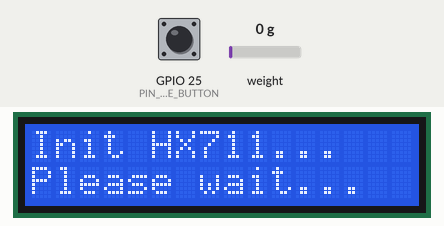
This sketch was run on a simulated ESP32. Parts: 16×2 character LCD. The test bench sets the inputs (shaded band); at power-on: weight on the scale 0 g, GPIO 25 (PIN_TARE_BUTTON) HIGH. EEPROM starts erased; what the sketch prints to the serial monitor is not drawn.

Above: at 2.2 s.
At 7.3 s:
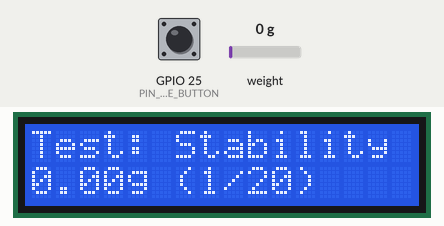
7.4 s: weight on the scale set to 100 g
At 8.1 s:
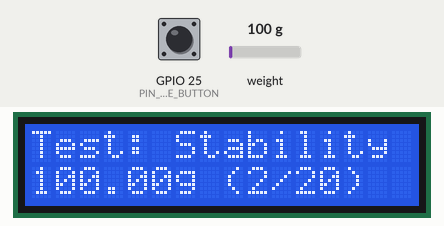
9.7 s: weight on the scale set to 1250 g
At 10.2 s:
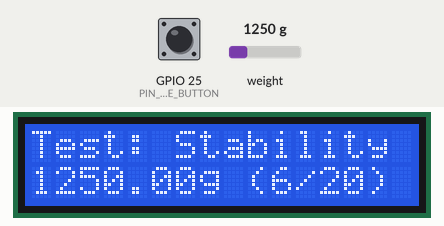
11.8 s: weight on the scale set to 2500 g
At 18.3 s:
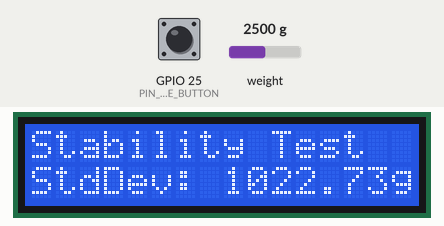
Timing chart, 0 to 19.8 s (numbered marks = the images above; inputs shaded):
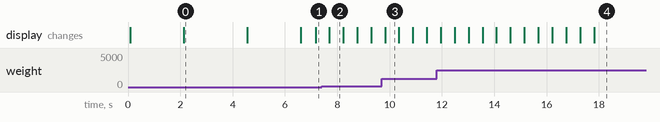

Measured:
- what the display in image 0 shows lasts 2.5 s, from 2.1 s to 4.6 s
- what the display in image 2 shows lasts 0.5 s, from 7.7 s to 8.2 s

The sketch:

hx711-test.ino
```cpp
//ESP32 HX711 Load Cell Test with LCD Display
//Comprehensive testing of HX711 module with calibration and error control

#include <HX711_ADC.h>
#include <Wire.h>
#include <LiquidCrystal_I2C.h>
#include <EEPROM.h>

// Pin definitions (from your existing code)
#define PIN_HX711_DOUT  23
#define PIN_HX711_SCK   22
#define PIN_I2C_SDA     18
#define PIN_I2C_SCL     19
#define PIN_TARE_BUTTON 25

// EEPROM address for calibration factor
#define EEPROM_CAL_ADDR 0
#define EEPROM_SIZE 512

// Hardware objects
HX711_ADC LoadCell(PIN_HX711_DOUT, PIN_HX711_SCK);
LiquidCrystal_I2C lcd(0x27, 16, 2);

// Load cell variables
float calibrationFactor = 360.0f; // Default calibration factor
float currentWeight = 0.0f;
float maxWeight = 0.0f;
float minWeight = 0.0f;
bool loadCellReady = false;
bool tareInProgress = false;

// Display modes
enum DisplayMode {
  MODE_WEIGHT,
  MODE_RAW_VALUE,
  MODE_CALIBRATION,
  MODE_STATISTICS,
  MODE_DIAGNOSTICS
};

DisplayMode currentMode = MODE_WEIGHT;
unsigned long lastModeSwitch = 0;
const unsigned long MODE_SWITCH_INTERVAL = 3000; // Switch every 3 seconds

// Error tracking
enum HX711Error {
  HX711_OK = 0,
  HX711_NOT_READY,
  HX711_TIMEOUT,
  HX711_CALIBRATION_ERROR,
  HX711_COMMUNICATION_ERROR,
  HX711_UNSTABLE_READING
};

struct HX711Status {
  bool initialized;
  bool ready;
  float lastReading;
  unsigned long lastReadTime;
  HX711Error lastError;
  String errorMessage;
  int consecutiveErrors;
};

HX711Status hx711Status;

// Statistics
struct WeightStats {
  float totalReadings;
  int readingCount;
  float averageWeight;
  float variance;
  unsigned long startTime;
};

WeightStats stats;

// LCD update control
String lastLine0 = "";
String lastLine1 = "";
unsigned long lastLCDUpdate = 0;
const unsigned long LCD_UPDATE_INTERVAL = 200; // Update LCD 5 times per second

void setup() {
  Serial.begin(115200);
  Serial.println("\n=== ESP32 HX711 Load Cell Test ===");

  // Initialize EEPROM
  EEPROM.begin(EEPROM_SIZE);

  // Initialize I2C and LCD
  Wire.begin(PIN_I2C_SDA, PIN_I2C_SCL);
  lcd.begin(16, 2);
  lcd.backlight();
  lcd.clear();

  updateLCDSafe("HX711 Test v1.0", "Starting...");
  delay(2000);

  // Initialize tare button
  pinMode(PIN_TARE_BUTTON, INPUT_PULLUP);

  // Load calibration factor from EEPROM
  loadCalibrationFactor();

  // Initialize HX711
  initializeHX711();

  // Run comprehensive tests
  runHX711Tests();

  // Initialize statistics
  resetStatistics();

  Serial.println("\n=== HX711 Test Complete - Starting Live Display ===");
  Serial.println("Display modes will cycle every 3 seconds:");
  Serial.println("1. Weight Display");
  Serial.println("2. Raw ADC Value");
  Serial.println("3. Calibration Info");
  Serial.println("4. Statistics");
  Serial.println("5. Diagnostics");
  Serial.println("\nPress tare button (GPIO 25) to tare the scale");
}

void loop() {
  // Update HX711 readings
  updateHX711();

  // Handle tare button
  handleTareButton();

  // Switch display modes automatically
  if (millis() - lastModeSwitch > MODE_SWITCH_INTERVAL) {
    switchDisplayMode();
    lastModeSwitch = millis();
  }

  // Update display based on current mode
  updateDisplay();

  // Update statistics
  updateStatistics();

  // Print status to serial every 5 seconds
  static unsigned long lastSerialUpdate = 0;
  if (millis() - lastSerialUpdate > 5000) {
    printSerialStatus();
    lastSerialUpdate = millis();
  }

  delay(50); // 20Hz update rate
}

// ===== HX711 Initialization =====
void initializeHX711() {
  Serial.println("\n--- Initializing HX711 Load Cell ---");
  updateLCDSafe("Init HX711...", "Please wait...");

  // Initialize HX711
  LoadCell.begin();

  // Check if HX711 is connected
  unsigned long stabilizingtime = 2000; // Stabilizing time
  boolean _tare = true; // Set to false if you don't want tare to be performed

  LoadCell.start(stabilizingtime, _tare);

  if (LoadCell.getTareTimeoutFlag()) {
    Serial.println("ERROR: HX711 timeout, check wiring and pin definitions");
    hx711Status.initialized = false;
    hx711Status.lastError = HX711_TIMEOUT;
    hx711Status.errorMessage = "Initialization timeout";

    updateLCDSafe("HX711 ERROR!", "Check Wiring");
    delay(3000);
    return;
  }

  // Set calibration factor
  LoadCell.setCalFactor(calibrationFactor);

  hx711Status.initialized = true;
  loadCellReady = true;

  Serial.println("SUCCESS: HX711 initialized successfully!");
  Serial.printf("Calibration factor: %.2f\n", calibrationFactor);

  updateLCDSafe("HX711 Ready!", "Cal: " + String(calibrationFactor, 1));
  delay(2000);
}

// ===== HX711 Test Functions =====
void runHX711Tests() {
  if (!hx711Status.initialized) {
    Serial.println("Cannot run tests - HX711 not initialized");
    return;
  }

  Serial.println("\n=== Running HX711 Tests ===");

  // Test 1: Basic reading test
  testBasicReading();

  // Test 2: Stability test
  testStability();

  // Test 3: Tare function test
  testTareFunction();

  // Test 4: Calibration verification
  testCalibrationVerification();

  // Test 5: Speed test
  testReadingSpeed();

  Serial.println("=== All HX711 Tests Complete ===");
}

void testBasicReading() {
  Serial.println("\n--- Test 1: Basic Reading ---");
  updateLCDSafe("Test: Reading", "Sampling...");

  for (int i = 0; i < 10; i++) {
    LoadCell.update();

    if (LoadCell.getData() != hx711Status.lastReading || i == 0) {
      float weight = LoadCell.getData();
      hx711Status.lastReading = weight;

      Serial.printf("Reading %d: %.2f g\n", i+1, weight);

      updateLCDSafe("Test: Reading", String(weight, 2) + "g (" + String(i+1) + "/10)");
      delay(500);
    }
  }

  Serial.println("SUCCESS: Basic reading test completed");
}

void testStability() {
  Serial.println("\n--- Test 2: Stability Test ---");
  updateLCDSafe("Test: Stability", "10 sec test...");

  float readings[20];
  float sum = 0;

  // Take 20 readings over 10 seconds
  for (int i = 0; i < 20; i++) {
    LoadCell.update();
    readings[i] = LoadCell.getData();
    sum += readings[i];

    updateLCDSafe("Test: Stability", String(readings[i], 2) + "g (" + String(i+1) + "/20)");
    delay(500);
  }

  // Calculate statistics
  float average = sum / 20;
  float variance = 0;

  for (int i = 0; i < 20; i++) {
    variance += pow(readings[i] - average, 2);
  }
  variance /= 20;
  float stdDev = sqrt(variance);

  Serial.printf("Average: %.2f g\n", average);
  Serial.printf("Standard Deviation: %.2f g\n", stdDev);
  Serial.printf("Variance: %.2f\n", variance);

  updateLCDSafe("Stability Test", "StdDev: " + String(stdDev, 2) + "g");
  delay(2000);

  if (stdDev < 1.0) {
    Serial.println("SUCCESS: Load cell is stable");
  } else {
    Serial.println("WARNING: Load cell readings are unstable");
    hx711Status.lastError = HX711_UNSTABLE_READING;
  }
}

void testTareFunction() {
  Serial.println("\n--- Test 3: Tare Function ---");
  updateLCDSafe("Test: Tare", "Before tare...");

  // Read weight before tare
  LoadCell.update();
  float beforeTare = LoadCell.getData();
  Serial.printf("Weight before tare: %.2f g\n", beforeTare);

  delay(2000);

  // Perform tare
  updateLCDSafe("Test: Tare", "Taring...");
  LoadCell.tareNoDelay();

  // Wait for tare to complete
  boolean tareStatus = false;
  unsigned long tareStart = millis();

  while (!tareStatus && (millis() - tareStart) < 5000) {
    LoadCell.update();
    tareStatus = LoadCell.getTareStatus();
    delay(10);
  }

  if (tareStatus) {
    LoadCell.update();
    float afterTare = LoadCell.getData();
    Serial.printf("Weight after tare: %.2f g\n", afterTare);

    updateLCDSafe("Test: Tare", "After: " + String(afterTare, 2) + "g");
    delay(2000);

    if (abs(afterTare) < 1.0) {
      Serial.println("SUCCESS: Tare function working correctly");
    } else {
      Serial.println("WARNING: Tare function may not be working properly");
    }
  } else {
    Serial.println("ERROR: Tare timeout");
    hx711Status.lastError = HX711_TIMEOUT;
  }
}

void testCalibrationVerification() {
  Serial.println("\n--- Test 4: Calibration Verification ---");
  updateLCDSafe("Test: Cal Check", "Current cal...");

  float currentCal = LoadCell.getCalFactor();
  Serial.printf("Current calibration factor: %.2f\n", currentCal);

  updateLCDSafe("Test: Cal Check", "Cal: " + String(currentCal, 1));
  delay(2000);

  // Test with different calibration factors
  float testFactors[] = {300.0, 360.0, 420.0};

  for (int i = 0; i < 3; i++) {
    LoadCell.setCalFactor(testFactors[i]);
    LoadCell.update();
    float weight = LoadCell.getData();

    Serial.printf("Cal %.0f: Weight = %.2f g\n", testFactors[i], weight);
    updateLCDSafe("Cal: " + String(testFactors[i], 0), "Weight: " + String(weight, 2) + "g");
    delay(1500);
  }

  // Restore original calibration factor
  LoadCell.setCalFactor(calibrationFactor);
  Serial.println("Calibration factor restored to: " + String(calibrationFactor));
}

void testReadingSpeed() {
  Serial.println("\n--- Test 5: Reading Speed Test ---");
  updateLCDSafe("Test: Speed", "Measuring...");

  unsigned long startTime = millis();
  int readingCount = 0;

  // Take readings for 5 seconds
  while (millis() - startTime < 5000) {
    LoadCell.update();
    if (LoadCell.getData() != hx711Status.lastReading) {
      readingCount++;
      hx711Status.lastReading = LoadCell.getData();
    }
  }

  float readingsPerSecond = readingCount / 5.0;
  Serial.printf("Readings per second: %.1f Hz\n", readingsPerSecond);

  updateLCDSafe("Speed Test", String(readingsPerSecond, 1) + " Hz");
  delay(2000);

  if (readingsPerSecond >= 10) {
    Serial.println("SUCCESS: Reading speed is good");
  } else {
    Serial.println("WARNING: Reading speed is low");
  }
}

// ===== HX711 Update Functions =====
void updateHX711() {
  if (!loadCellReady) return;

  static unsigned long lastUpdate = 0;

  // Update HX711 at high frequency
  LoadCell.update();

  // Get new reading every 50ms
  if (millis() - lastUpdate >= 50) {
    if (LoadCell.getData() != hx711Status.lastReading) {
      currentWeight = LoadCell.getData();
      hx711Status.lastReading = currentWeight;
      hx711Status.lastReadTime = millis();
      hx711Status.ready = true;
      hx711Status.lastError = HX711_OK;
      hx711Status.consecutiveErrors = 0;

      // Update min/max
      if (currentWeight > maxWeight) maxWeight = currentWeight;
      if (currentWeight < minWeight) minWeight = currentWeight;

    } else {
      // Check for communication timeout
      if (millis() - hx711Status.lastReadTime > 1000) {
        hx711Status.lastError = HX711_COMMUNICATION_ERROR;
        hx711Status.consecutiveErrors++;
      }
    }

    lastUpdate = millis();
  }
}

void handleTareButton() {
  static bool lastButtonState = HIGH;
  static unsigned long lastDebounceTime = 0;
  const unsigned long debounceDelay = 50;

  bool buttonState = digitalRead(PIN_TARE_BUTTON);

  if (buttonState != lastButtonState) {
    lastDebounceTime = millis();
  }

  if ((millis() - lastDebounceTime) > debounceDelay) {
    if (buttonState == LOW && lastButtonState == HIGH) {
      // Button pressed
      performTare();
    }
  }

  lastButtonState = buttonState;
}

void performTare() {
  if (!loadCellReady || tareInProgress) return;

  Serial.println("Performing tare...");
  tareInProgress = true;

  updateLCDSafe("Taring Scale...", "Please wait...");

  LoadCell.tareNoDelay();

  // Wait for tare to complete
  boolean tareStatus = false;
  unsigned long tareStart = millis();

  while (!tareStatus && (millis() - tareStart) < 5000) {
    LoadCell.update();
    tareStatus = LoadCell.getTareStatus();
    delay(10);
  }

  if (tareStatus) {
    Serial.println("Tare completed successfully");
    updateLCDSafe("Tare Complete!", "Scale zeroed");

    // Reset min/max values
    maxWeight = 0;
    minWeight = 0;
    resetStatistics();
  } else {
    Serial.println("Tare timeout!");
    updateLCDSafe("Tare Failed!", "Timeout error");
    hx711Status.lastError = HX711_TIMEOUT;
  }

  delay(1500);
  tareInProgress = false;
}

// ===== Display Functions =====
void updateLCDSafe(String line0, String line1) {
  // Only update LCD if content has changed or enough time has passed
  if (millis() - lastLCDUpdate < LCD_UPDATE_INTERVAL &&
      line0 == lastLine0 && line1 == lastLine1) {
    return;
  }

  lcd.clear();
  lcd.setCursor(0, 0);
  lcd.print(line0);
  lcd.setCursor(0, 1);
  lcd.print(line1);

  lastLine0 = line0;
  lastLine1 = line1;
  lastLCDUpdate = millis();
}

void switchDisplayMode() {
  currentMode = (DisplayMode)((currentMode + 1) % 5);

  String modeNames[] = {"Weight", "Raw Value", "Calibration", "Statistics", "Diagnostics"};
  Serial.println("Switched to display mode: " + modeNames[currentMode]);
}

void updateDisplay() {
  if (!loadCellReady || tareInProgress) {
    return;
  }

  switch (currentMode) {
    case MODE_WEIGHT:
      displayWeight();
      break;
    case MODE_RAW_VALUE:
      displayRawValue();
      break;
    case MODE_CALIBRATION:
      displayCalibration();
      break;
    case MODE_STATISTICS:
      displayStatistics();
      break;
    case MODE_DIAGNOSTICS:
      displayDiagnostics();
      break;
  }
}

void displayWeight() {
  String line1 = "Weight:";
  String line2 = String(currentWeight, 2) + " g";

  // Add status indicators
  if (hx711Status.lastError != HX711_OK) {
    line2 += " ERR";
  } else if (abs(currentWeight) < 0.5) {
    line2 += " ZERO";
  } else if (currentWeight > 0) {
    line2 += " +";
  }

  updateLCDSafe(line1, line2);
}

void displayRawValue() {
  LoadCell.update();
  long rawValue = LoadCell.getData() * LoadCell.getCalFactor();

  String line1 = "Raw ADC Value:";
  String line2 = String(rawValue);

  updateLCDSafe(line1, line2);
}

void displayCalibration() {
  String line1 = "Calibration:";
  String line2 = String(calibrationFactor, 1);

  updateLCDSafe(line1, line2);
}

void displayStatistics() {
  static int statsPage = 0;
  static unsigned long lastStatsSwitch = 0;

  // Switch stats page every 2 seconds
  if (millis() - lastStatsSwitch > 2000) {
    statsPage = (statsPage + 1) % 3;
    lastStatsSwitch = millis();
  }

  String line1 = "";
  String line2 = "";

  switch (statsPage) {
    case 0: // Average
      line1 = "Average Weight:";
      line2 = String(stats.averageWeight, 2) + " g";
      break;

    case 1: // Min/Max
      line1 = "Min: " + String(minWeight, 1) + "g";
      line2 = "Max: " + String(maxWeight, 1) + "g";
      break;

    case 2: // Reading count
      line1 = "Readings:";
      line2 = String(stats.readingCount);
      break;
  }

  updateLCDSafe(line1, line2);
}

void displayDiagnostics() {
  static int diagPage = 0;
  static unsigned long lastDiagSwitch = 0;

  // Switch diagnostic page every 2 seconds
  if (millis() - lastDiagSwitch > 2000) {
    diagPage = (diagPage + 1) % 3;
    lastDiagSwitch = millis();
  }

  String line1 = "";
  String line2 = "";

  switch (diagPage) {
    case 0: // Status
      line1 = "HX711 Status:";
      if (hx711Status.ready) {
        line2 = "Ready";
      } else {
        line2 = "Not Ready";
      }
      break;

    case 1: // Last Error
      line1 = "Last Error:";
      if (hx711Status.lastError == HX711_OK) {
        line2 = "None";
      } else {
        line2 = "Code: " + String(hx711Status.lastError);
      }
      break;

    case 2: // Uptime
      line1 = "Uptime:";
      unsigned long uptimeSeconds = millis() / 1000;
      unsigned long hours = uptimeSeconds / 3600;
      unsigned long minutes = (uptimeSeconds % 3600) / 60;
      line2 = String(hours) + "h " + String(minutes) + "m";
      break;
  }

  updateLCDSafe(line1, line2);
}

// ===== Statistics Functions =====
void resetStatistics() {
  stats.totalReadings = 0;
  stats.readingCount = 0;
  stats.averageWeight = 0;
  stats.variance = 0;
  stats.startTime = millis();
  maxWeight = currentWeight;
  minWeight = currentWeight;
}

void updateStatistics() {
  static unsigned long lastStatsUpdate = 0;

  if (millis() - lastStatsUpdate >= 100) { // Update stats every 100ms
    stats.totalReadings += currentWeight;
    stats.readingCount++;
    stats.averageWeight = stats.totalReadings / stats.readingCount;

    lastStatsUpdate = millis();
  }
}

// ===== EEPROM Functions =====
void loadCalibrationFactor() {
  float storedCal;
  EEPROM.get(EEPROM_CAL_ADDR, storedCal);

  // Check if stored value is valid
  if (storedCal > 0 && storedCal < 10000) {
    calibrationFactor = storedCal;
    Serial.println("Loaded calibration factor from EEPROM: " + String(calibrationFactor));
  } else {
    Serial.println("Using default calibration factor: " + String(calibrationFactor));
    saveCalibrationFactor(); // Save default value
  }
}

void saveCalibrationFactor() {
  EEPROM.put(EEPROM_CAL_ADDR, calibrationFactor);
  EEPROM.commit();
  Serial.println("Calibration factor saved to EEPROM: " + String(calibrationFactor));
}

// ===== Serial Status Functions =====
void printSerialStatus() {
  Serial.println("\n=== HX711 Status Update ===");

  if (hx711Status.initialized) {
    Serial.println("HX711: Initialized ✓");
    Serial.printf("Current Weight: %.2f g\n", currentWeight);
    Serial.printf("Calibration Factor: %.2f\n", calibrationFactor);
    Serial.printf("Min Weight: %.2f g\n", minWeight);
    Serial.printf("Max Weight: %.2f g\n", maxWeight);
    Serial.printf("Average Weight: %.2f g\n", stats.averageWeight);
    Serial.printf("Total Readings: %d\n", stats.readingCount);

    if (hx711Status.lastError != HX711_OK) {
      Serial.println("Last Error: " + String(hx711Status.lastError));
      Serial.println("Consecutive Errors: " + String(hx711Status.consecutiveErrors));
    }
  } else {
    Serial.println("HX711: Not Initialized ✗");
  }

  Serial.println("Display Mode: " + String(currentMode));
  Serial.println("Uptime: " + formatUptime(millis()));
}

String formatUptime(unsigned long milliseconds) {
  unsigned long seconds = milliseconds / 1000;
  unsigned long minutes = seconds / 60;
  unsigned long hours = minutes / 60;
  unsigned long days = hours / 24;

  seconds %= 60;
  minutes %= 60;
  hours %= 24;

  String uptime = "";
  if (days > 0) uptime += String(days) + "d ";
  if (hours > 0) uptime += String(hours) + "h ";
  if (minutes > 0) uptime += String(minutes) + "m ";
  uptime += String(seconds) + "s";

  return uptime;
}
```
